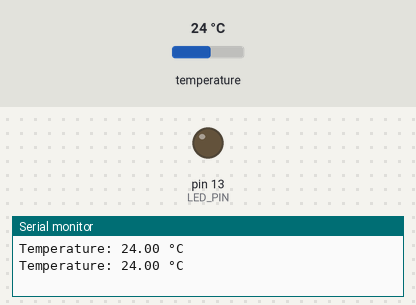
Bench run of a sketch on a simulated Arduino Uno, built with avr-gcc and run on an emulated ATmega328P. On the bench: output pins drawn as LEDs (lit = HIGH), the last lines printed to the serial monitor. Inputs (shaded band) come from the test bench; at power-on: temperature 24 °C.

Above: at 3.3 s.
3.4 s: temperature set to 26.4 °C
5.9 s: temperature set to 27.4 °C
At 6.9 s:
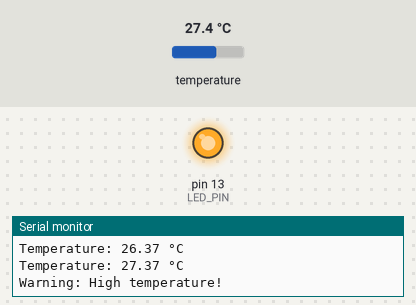
8.4 s: temperature set to 12 °C
At 10.7 s:
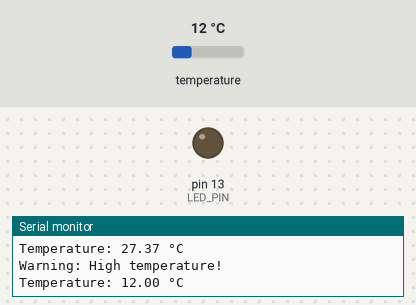
11.1 s: temperature set to 28 °C
At 12.0 s:
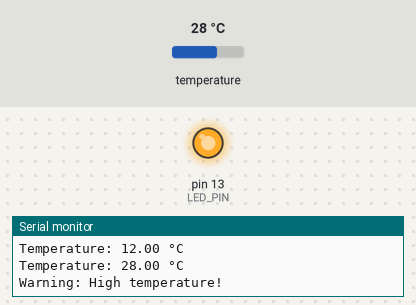
Timing chart, 0 to 14.1 s (numbered marks = the images above; inputs shaded):
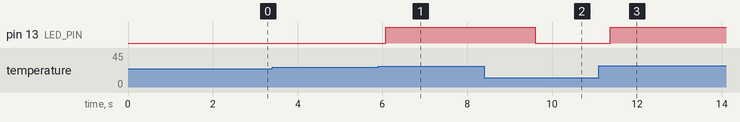

The sketch:

Step2B.ino
```cpp
#include <OneWire.h>
#include <DallasTemperature.h>

// Data wire is plugged into pin 2 on the Arduino
#define ONE_WIRE_BUS 2
#define LED_PIN 13 // LED pin (either onboard or external)

// Setup a oneWire instance to communicate with any OneWire device
OneWire oneWire(ONE_WIRE_BUS);

// Pass the oneWire reference to DallasTemperature library
DallasTemperature sensors(&oneWire);

void setup() {
  // Start serial communication for debugging
  Serial.begin(9600);

  // Start the temperature sensor library
  sensors.begin();

  // Set LED pin as output
  pinMode(LED_PIN, OUTPUT);
}

void loop() {
  // Request temperature from sensors
  sensors.requestTemperatures();

  // Fetch the temperature in Celsius
  float temperatureC = sensors.getTempCByIndex(0); // 0 stand for the index of the sensor we want to collect data. If we had more sensors connected to the same bus wire, we had to put like 1 for the second sensor

  // Print temperature to the Serial Monitor
  Serial.print("Temperature: ");
  Serial.print(temperatureC);
  Serial.println(" °C");

  // If the temperature is above 27 degrees, turn on the LED
  if (temperatureC > 27.0) {
    digitalWrite(LED_PIN, HIGH); // Turn on LED
    Serial.println("Warning: High temperature!");
  } else {
    digitalWrite(LED_PIN, LOW); // Turn off LED
  }

  // Wait before the next reading
  delay(1000);
}
```

Measured:
- the behaviour switches between 27 and 27.1 °C on temperature (found by bisection; images 0 and 1)
- after the input at 5.9 s, pin 13 (LED_PIN): LOW → HIGH after 0.17 s
- after the input at 8.4 s, pin 13 (LED_PIN): HIGH → LOW after 1.2 s
- after the input at 11.1 s, pin 13 (LED_PIN): LOW → HIGH after 0.27 s
